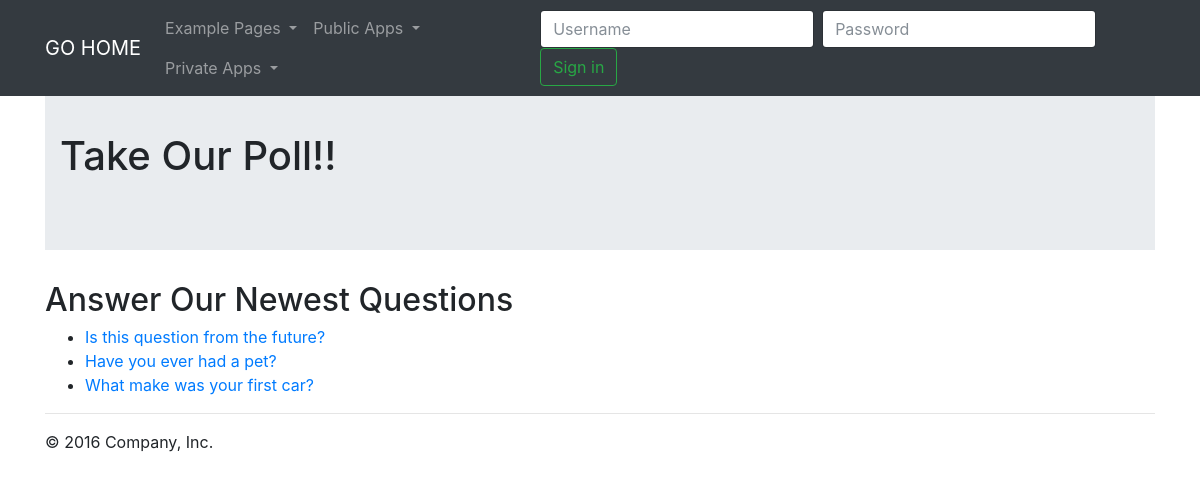
Screenshot of /polls/ with the database file from the repository.
### webapp/models.py (models this page shows, shortened)
class Question(models.Model):
    question_text = models.CharField(max_length=200)
    pub_date = models.DateTimeField('date published')

### webapp/views.py (the view)
# urls.py: url(r'^polls/', include('webapp.urls')),
def polls(request):
    latest_question_list = Question.objects.order_by('-pub_date')[:5]
    context = {
        'latest_question_list': latest_question_list
    }
    return render(request, 'webapp/polls.html', context=context)

### webapp/templates/webapp/polls.html
{% extends "main.html" %}
{% block jumbotronContent %}
    <h1>Take Our Poll!!</h1>
{% endblock %}
{% block bodyContent %}
    {% if latest_question_list %}
        <h2>Answer Our Newest Questions</h2>
        <ul>
            {% for latest_question in latest_question_list %}
                <li>
                    <a href="{% url 'polls:detail' latest_question.id %}">
                        {{ latest_question.question_text }}
                    </a>
                </li>
            {% endfor %}
        </ul>
    {% endif %}
{% endblock %}

### static/src/css/main.css (style rules this page uses)
body { min-height: 2000px; padding-top: 70px; }

### rows the page displays
Question: question_text "Is this question from the future?"
Question: question_text "Have you ever had a pet?"
Question: question_text "What make was your first car?"
